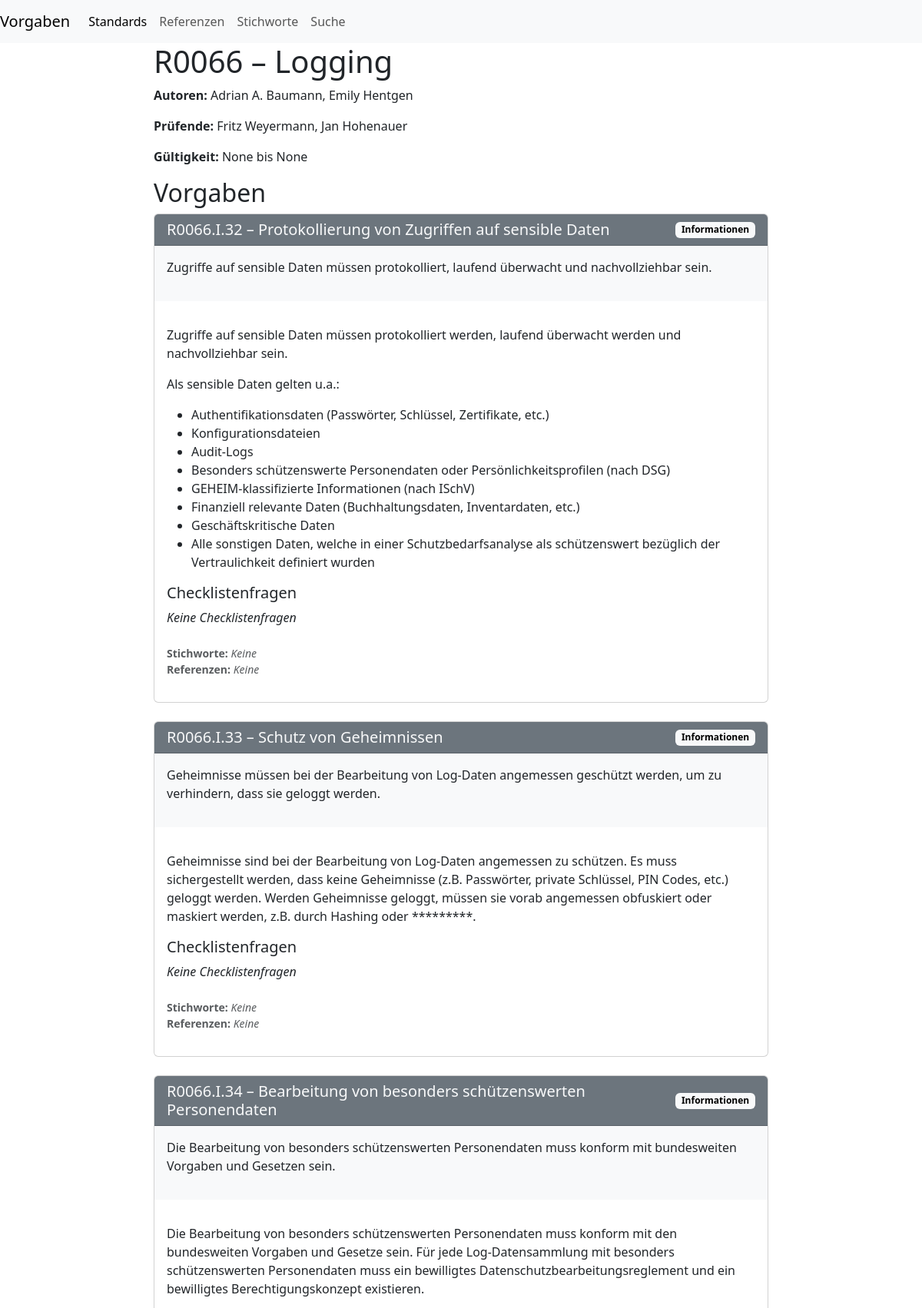
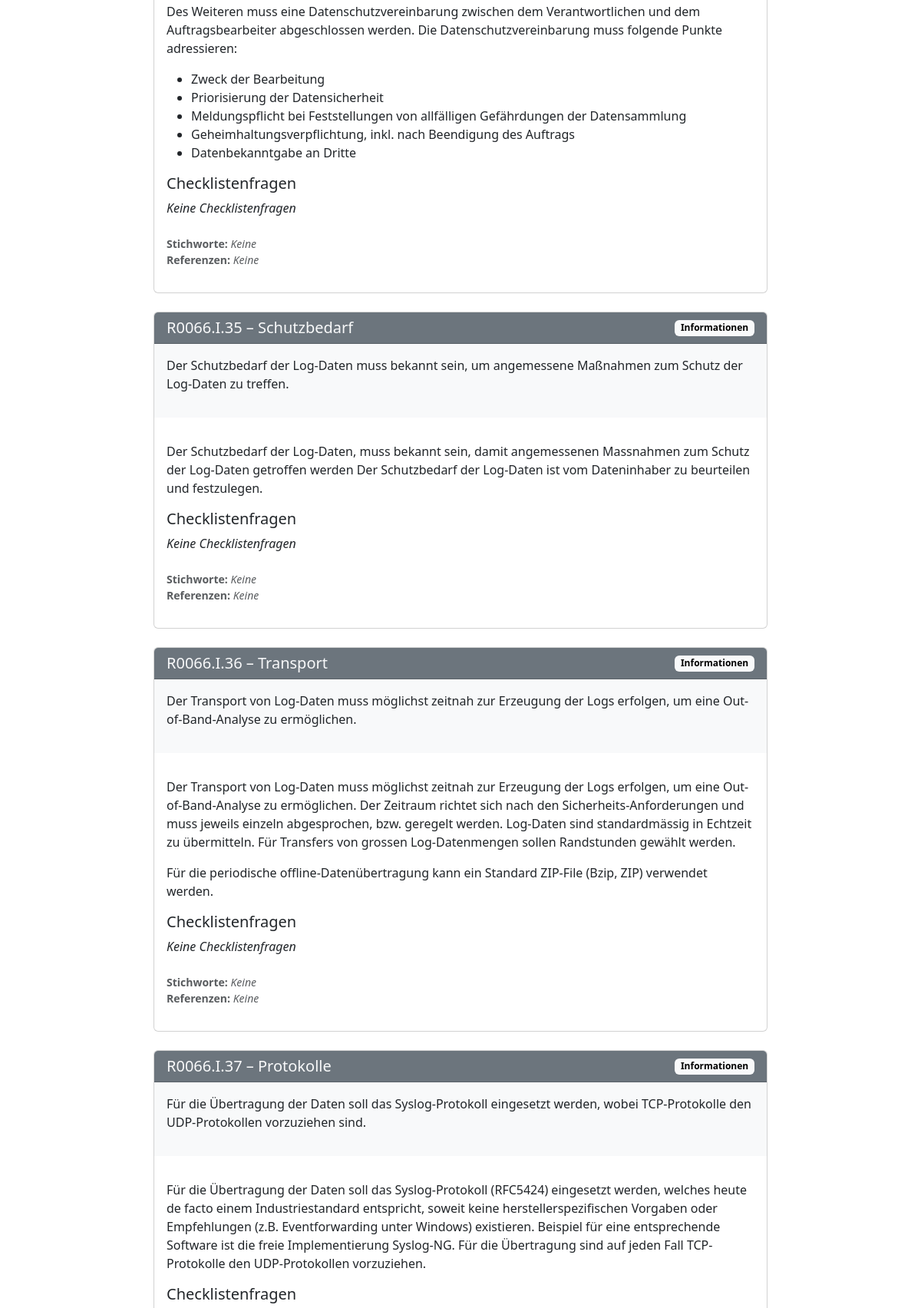
The page /dokumente/R0066/ (upper part) on the database its author committed (2 pictures, top to bottom).
### dokumente/models.py (models this page shows, shortened)
class Dokument(models.Model):
    nummer = models.CharField(max_length=50, primary_key=True)
    dokumententyp = models.ForeignKey(Dokumententyp, on_delete=models.PROTECT)
    name = models.CharField(max_length=255)
    autoren = models.ManyToManyField(Person, related_name='verfasste_dokumente')
    pruefende = models.ManyToManyField(Person, related_name='gepruefte_dokumente')
    gueltigkeit_von = models.DateField(null=True, blank=True)
    gueltigkeit_bis = models.DateField(null=True, blank=True)
    signatur_cso = models.CharField(max_length=255, blank=True)
    anhaenge = models.TextField(blank=True)
    def __str__(self):
        return f"{self.nummer} – {self.name}"
    class Meta:
        verbose_name_plural="Dokumente"
        verbose_name="Dokument"

class Person(models.Model):
    name = models.CharField(max_length=100, primary_key=True)
    funktion = models.CharField(max_length=255)
    def __str__(self):
        return self.name
    class Meta:
        verbose_name_plural="Personen"

class Vorgabe(models.Model):
    nummer = models.IntegerField()
    dokument = models.ForeignKey(Dokument, on_delete=models.CASCADE, related_name='vorgaben')
    thema = models.ForeignKey(Thema, on_delete=models.PROTECT)
    titel = models.CharField(max_length=255)
    referenzen = models.ManyToManyField(Referenz, blank=True)
    gueltigkeit_von = models.DateField()
    gueltigkeit_bis = models.DateField(blank=True,null=True)
    stichworte = models.ManyToManyField(Stichwort, blank=True)
    relevanz = models.ManyToManyField(Rolle,blank=True)
    def Vorgabennummer(self):
        return str(self.dokument.nummer)+"."+self.thema.name[0]+"."+str(self.nummer)
    def get_status(self, check_date: datetime.date = datetime.date.today(), verbose: bool = False) -> str:
        if self.gueltigkeit_von > check_date:
            return "future" if not verbose else "Ist erst ab dem "+self.gueltigkeit_von.strftime('%d.%m.%Y')+" in Kraft."
        if not self.gueltigkeit_bis:
            return "active"
        if self.gueltigkeit_bis > check_date:
            return "active"
        return "expired" if not verbose else "Ist seit dem "+self.gueltigkeit_bis.strftime('%d.%m.%Y')+" nicht mehr in Kraft."
    class Meta:
        verbose_name_plural="Vorgaben"

class Thema(models.Model):
    name = models.CharField(max_length=100, primary_key=True)
    erklaerung = models.TextField(blank=True)
    def __str__(self):
        return self.name
    class Meta:
        verbose_name_plural="Themen"

class VorgabeKurztext(Textabschnitt):
    abschnitt=models.ForeignKey(Vorgabe,on_delete=models.CASCADE)
    class Meta:
        verbose_name_plural="Kurztext"
        verbose_name="Kurztext-Abschnitt"

class VorgabeLangtext(Textabschnitt):
    abschnitt=models.ForeignKey(Vorgabe,on_delete=models.CASCADE)
    class Meta:
        verbose_name_plural="Langtext"
        verbose_name="Langtext-Abschnitt"

### dokumente/views.py (the view)
# urls.py: path('<str:nummer>/', views.standard_detail, name='standard_detail'),
def standard_detail(request, nummer,check_date=""):
    standard = get_object_or_404(Dokument, nummer=nummer)
    if check_date:
        check_date = calendar.parseDT(check_date)[0].date()
        standard.history = True
    else:
        check_date = date.today()
        standard.history = False
    standard.check_date=check_date
    vorgaben = list(standard.vorgaben.order_by("thema","nummer").select_related("thema","dokument"))  # convert queryset to list so we can attach attributes
    standard.geltungsbereich_html = render_textabschnitte(standard.geltungsbereich_set.order_by("order").select_related("abschnitttyp"))
    standard.einleitung_html=render_textabschnitte(standard.einleitung_set.order_by("order"))
    for vorgabe in vorgaben:
        vorgabe.kurztext_html = render_textabschnitte(vorgabe.vorgabekurztext_set.order_by("order").select_related("abschnitttyp","abschnitt"))
        vorgabe.langtext_html = render_textabschnitte(vorgabe.vorgabelangtext_set.order_by("order").select_related("abschnitttyp","abschnitt"))
        vorgabe.long_status=vorgabe.get_status(check_date,verbose=True)
        vorgabe.relevanzset=list(vorgabe.relevanz.all())
        referenz_items = []
        for r in vorgabe.referenzen.all():
            referenz_items.append(r.Path())
        vorgabe.referenzpfade = referenz_items
    return render(request, 'standards/standard_detail.html', {
        'standard': standard,
        'vorgaben': vorgaben,
    })

### referenzen/models.py (called while the page is built)
    def Path(self):
        Temp = " → ".join([str(x) for x in self.get_ancestors(include_self=True)])+(" (%s)"%self.name_text if self.name_text else "")
        return Temp

    def __str__(self):
        return self.name_nummer

### rollen/models.py (called while the page is built)
    def __str__(self):
        return self.name

### stichworte/models.py (called while the page is built)
    def __str__(self):
        return self.stichwort

### dokumente/templates/standards/standard_detail.html (shortened to what this page needs)
{% extends "base.html" %}
{% block content %}
<h1>{{ standard.nummer }} – {{ standard.name }}</h1>
<p><strong>Autoren:</strong> {{ standard.autoren.all|join:", " }}</p>
<p><strong>Prüfende:</strong> {{ standard.pruefende.all|join:", " }}</p>
<p><strong>Gültigkeit:</strong> {{ standard.gueltigkeit_von }} bis {{ standard.gueltigkeit_bis }}</p>
<h2>Vorgaben</h2>
{% for vorgabe in vorgaben %}
{% if standard.history == True or vorgabe.long_status == "active" %}
  <a id="{{ vorgabe.Vorgabennummer }}"></a><div class="card mb-4">
    {% if vorgabe.long_status == "active"%}
    <div class="card-header d-flex justify-content-between align-items-center bg-secondary text-light">
    {% elif standard.history == True %}
    <div class="card-header d-flex justify-content-between align-items-center bg-danger-subtle">
    {% endif %}
     <h3 class="h5 m-0">{{ vorgabe.Vorgabennummer }} – {{ vorgabe.titel }}
      </h3>
      <span class="badge bg-light text-black">{{ vorgabe.thema }}</span>
    </div>
    <div class="card-body p-0">
      {% if vorgabe.kurztext_html.0.1 %}
      <div class="p-3 mb-3 bg-light border-3" style="width: 100%;">
        {% for typ, html in vorgabe.kurztext_html %}
          {% if html %}
            <div class="mb-2">{{ html|safe }}</div>
          {% endif %}
        {% endfor %}
      </div>
      {% endif %}
      <div class="p-3 mb-3">
      {% for typ, html in vorgabe.langtext_html %}
        {% if html %}<div class="mb-3">{{ html|safe }}</div>{% endif %}
      {% endfor %}
      <h5>Checklistenfragen</h5>
      {% if vorgabe.checklistenfragen.all %}
        <ul class="list-group">
          {% for frage in vorgabe.checklistenfragen.all %}
            <li class="list-group-item">{{ frage.frage }}</li>
          {% endfor %}
        </ul>
      {% else %}
        <p><em>Keine Checklistenfragen</em></p>
      {% endif %}
      <div class="mt-4 small text-muted">
        <strong>Stichworte:</strong>
        {% if vorgabe.stichworte.all %}
          {% for s in vorgabe.stichworte.all %}
            <a href="{% url 'stichwort_detail' stichwort=s %}">{{ s }}</a>{% if not forloop.last %}, {% endif %}
          {% endfor %}
        {% else %}
          <em>Keine</em>
        {% endif %}
        <br>
        <strong>Referenzen:</strong>
        {% if vorgabe.referenzpfade %}
          {% for ref in vorgabe.referenzpfade %}
            {{ ref|safe }}{% if not forloop.last %}, {% endif %}
          {% endfor %}
        {% else %}
          <em>Keine</em>
        {% endif %}
      </div>
      </div>
    </div>
  </div>
  {% endif %}
{% endfor %}
{% endblock %}

### rows shown on the page
Dokument: nummer "R0066", name "Logging", autoren.all "Adrian A. Baumann, Emily Hentgen", pruefende.all "Fritz Weyermann, Jan Hohenauer", gueltigkeit_von "None", gueltigkeit_bis "None"
Vorgabe: Vorgabennummer "R0066.I.32", titel "Protokollierung von Zugriffen auf sensible Daten", thema "Informationen", langtext_html "Authentifikationsdaten (Passwörter, Schlüssel, Zertifikate, etc.) Konfigurationsdateien Audit-Logs Besonders schützenswerte Personendaten oder Persönlichkeitsprofilen (nach DSG) GEHEIM-klassifizierte Informationen (nach ISchV) Finanziell relevante Daten (Buchhaltungsdaten, Inventardaten, etc.) Geschäftskritische Daten Alle sonstigen Daten, welche in einer Schutzbedarfsanalyse als schützenswert bezüglich der Vertraulichkeit definiert wurden", shows "Keine Checklistenfragen"
VorgabeKurztext: inhalt "Zugriffe auf sensible Daten müssen protokolliert, laufend überwacht und nachvollziehbar sein."
VorgabeLangtext: inhalt "Zugriffe auf sensible Daten müssen protokolliert werden, laufend überwacht werden und nachvollziehbar sein."
VorgabeLangtext: inhalt "Als sensible Daten gelten u.a.:"
Vorgabe: Vorgabennummer "R0066.I.33", titel "Schutz von Geheimnissen", thema "Informationen", shows "Keine Checklistenfragen"
VorgabeKurztext: inhalt "Geheimnisse müssen bei der Bearbeitung von Log-Daten angemessen geschützt werden, um zu verhindern, dass sie geloggt werden."
VorgabeLangtext: inhalt "Geheimnisse sind bei der Bearbeitung von Log-Daten angemessen zu schützen. Es muss sichergestellt werden, dass keine Geheimnisse (z.B. Passwörter, private Schlüssel, PIN Codes, etc.) geloggt werden. Werden Geheimnisse geloggt, müssen sie vorab angemessen obfuskiert oder maskiert werden, z.B. durch Hashing oder *********."
Vorgabe: Vorgabennummer "R0066.I.34", titel "Bearbeitung von besonders schützenswerten Personendaten", thema "Informationen", langtext_html "Zweck der Bearbeitung Priorisierung der Datensicherheit Meldungspflicht bei Feststellungen von allfälligen Gefährdungen der Datensammlung Geheimhaltungsverpflichtung, inkl. nach Beendigung des Auftrags Datenbekanntgabe an Dritte", shows "Keine Checklistenfragen"
VorgabeKurztext: inhalt "Die Bearbeitung von besonders schützenswerten Personendaten muss konform mit bundesweiten Vorgaben und Gesetzen sein."
VorgabeLangtext: inhalt "Die Bearbeitung von besonders schützenswerten Personendaten muss konform mit den bundesweiten Vorgaben und Gesetze sein. Für jede Log-Datensammlung mit besonders schützenswerten Personendaten muss ein bewilligtes Datenschutzbearbeitungsreglement und ein bewilligtes Berechtigungskonzept existieren."
VorgabeLangtext: inhalt "Des Weiteren muss eine Datenschutzvereinbarung zwischen dem Verantwortlichen und dem Auftragsbearbeiter abgeschlossen werden. Die Datenschutzvereinbarung muss folgende Punkte adressieren:"
Vorgabe: Vorgabennummer "R0066.I.35", titel "Schutzbedarf", thema "Informationen", shows "Keine Checklistenfragen"
VorgabeKurztext: inhalt "Der Schutzbedarf der Log-Daten muss bekannt sein, um angemessene Maßnahmen zum Schutz der Log-Daten zu treffen."
VorgabeLangtext: inhalt "Der Schutzbedarf der Log-Daten, muss bekannt sein, damit angemessenen Massnahmen zum Schutz der Log-Daten getroffen werden Der Schutzbedarf der Log-Daten ist vom Dateninhaber zu beurteilen und festzulegen."
Vorgabe: Vorgabennummer "R0066.I.36", titel "Transport", thema "Informationen", shows "Keine Checklistenfragen"
VorgabeKurztext: inhalt "Der Transport von Log-Daten muss möglichst zeitnah zur Erzeugung der Logs erfolgen, um eine Out-of-Band-Analyse zu ermöglichen."
VorgabeLangtext: inhalt "Der Transport von Log-Daten muss möglichst zeitnah zur Erzeugung der Logs erfolgen, um eine Out-of-Band-Analyse zu ermöglichen. Der Zeitraum richtet sich nach den Sicherheits-Anforderungen und muss jeweils einzeln abgesprochen, bzw. geregelt werden. Log-Daten sind standardmässig in Echtzeit zu übermitteln. Für Transfers von grossen Log-Datenmengen sollen Randstunden gewählt werden."
VorgabeLangtext: inhalt "Für die periodische offline-Datenübertragung kann ein Standard ZIP-File (Bzip, ZIP) verwendet werden."
Vorgabe: Vorgabennummer "R0066.I.37", titel "Protokolle", thema "Informationen"
VorgabeKurztext: inhalt "Für die Übertragung der Daten soll das Syslog-Protokoll eingesetzt werden, wobei TCP-Protokolle den UDP-Protokollen vorzuziehen sind."
VorgabeLangtext: inhalt "Für die Übertragung der Daten soll das Syslog-Protokoll (RFC5424) eingesetzt werden, welches heute de facto einem Industriestandard entspricht, soweit keine herstellerspezifischen Vorgaben oder Empfehlungen (z.B. Eventforwarding unter Windows) existieren. Beispiel für eine entsprechende Software ist die freie Implementierung Syslog-NG. Für die Übertragung sind auf jeden Fall TCP-Protokolle den UDP-Protokollen vorzuziehen."
